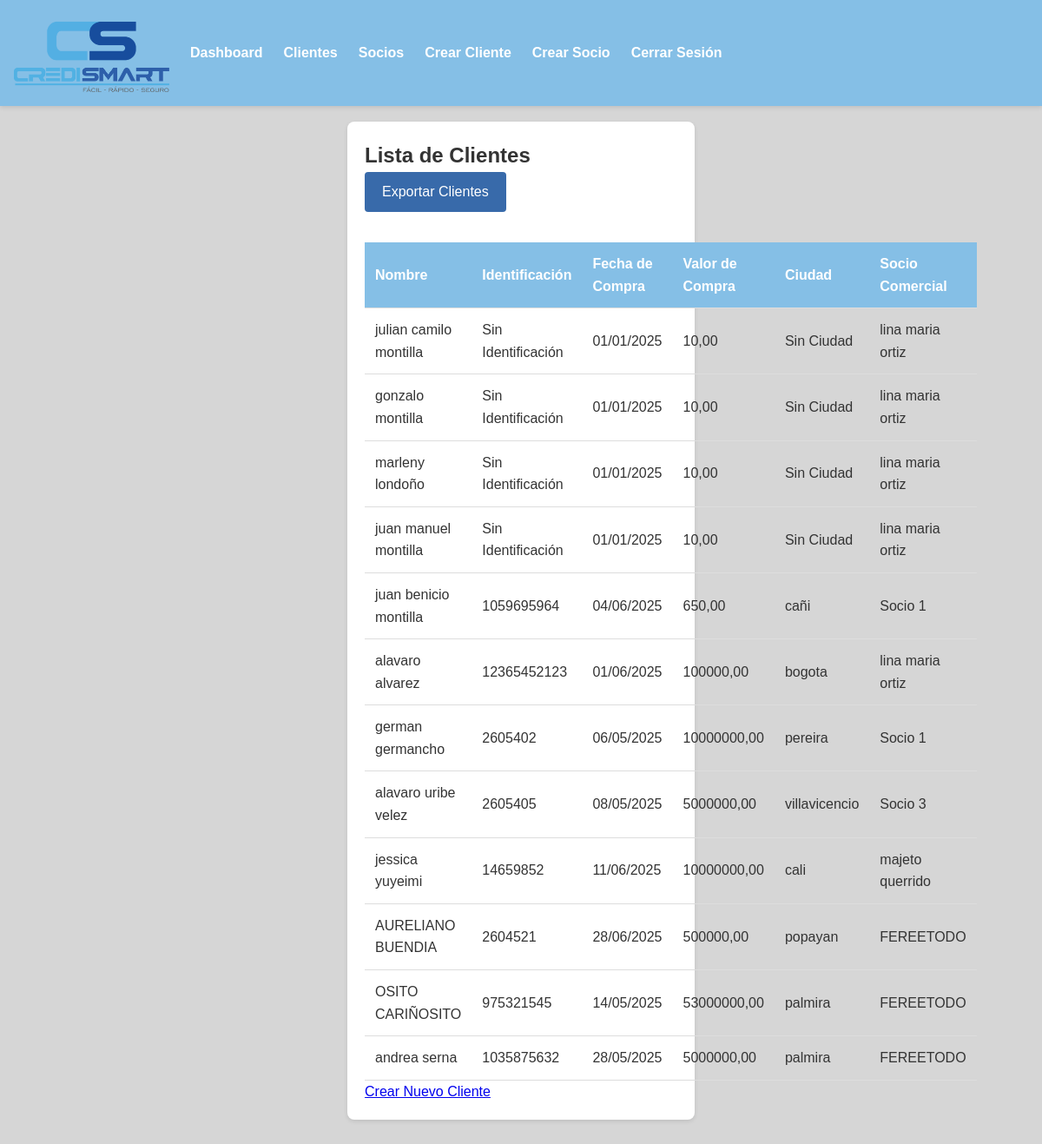
Screenshot of /clients/ (signed in) with the database file from the repository.
### businessapp/models.py (models this page shows, shortened)
class Client(models.Model):
    name = models.CharField(max_length=100)
    identification = models.CharField(max_length=20, unique=True, null=True, blank=True)
    email = models.EmailField()
    phone = models.CharField(max_length=15)
    purchase_date = models.DateField()
    purchase_value = models.DecimalField(max_digits=10, decimal_places=2)
    city = models.CharField(max_length=100, null=True, blank=True)  # Permitir nulos temporalmente  # Sin null=True ni blank=True
    business_partner = models.ForeignKey(BusinessPartner, on_delete=models.SET_NULL, null=True, blank=True)
    created_at = models.DateTimeField(auto_now_add=True)

class BusinessPartner(models.Model):
    name = models.CharField(max_length=100)
    city = models.CharField(max_length=100)
    affiliation_date = models.DateField(null=True, blank=True)
    sales_history = models.DecimalField(max_digits=10, decimal_places=2, default=0.00, null=True, blank=True)

### businessapp/views.py (the view)
# urls.py: path('clients/', views.client_list, name='client_list'),
@login_required
def client_list(request):
    if not request.user.is_authenticated:
        return redirect('login')
    clients = Client.objects.all()
    return render(request, 'businessapp/client_list.html', {'clients': clients})

### businessapp/templates/businessapp/client_list.html (shortened to what this page needs)
{% extends 'businessapp/base.html' %}
{% block content %}
    <div class="card">
        <h2>Lista de Clientes</h2>
        <a href="{% url 'export_clients' %}" class="export-button">Exportar Clientes</a>
        <table>
            <tr>
                <th>Nombre</th>
                <th>Identificación</th>
                <th>Fecha de Compra</th>
                <th>Valor de Compra</th>
                <th>Ciudad</th>
                <th>Socio Comercial</th>
            </tr>
            {% for client in clients %}
                <tr>
                    <td>{{ client.name }}</td>
                    <td>{% if client.identification %}{{ client.identification }}{% else %}Sin Identificación{% endif %}</td>
                    <td>{% if client.purchase_date %}{{ client.purchase_date|date:"d/m/Y" }}{% else %}Sin Fecha{% endif %}</td>
                    <td>{% if client.purchase_value %}{{ client.purchase_value }}{% else %}Sin Valor{% endif %}</td>
                    <td>{% if client.city %}{{ client.city }}{% else %}Sin Ciudad{% endif %}</td>
                    <td>{% if client.business_partner %}{{ client.business_partner.name }}{% else %}Sin Socio{% endif %}</td>
                </tr>
            {% endfor %}
        </table>
        <a href="{% url 'create_client' %}">Crear Nuevo Cliente</a>
    </div>
{% endblock %}

### businessapp/static/css/style.css (style rules this page uses)
* { margin: 0; padding: 0; box-sizing: border-box; }
body { font-family: Arial, sans-serif; background-color: #d6d6d6; color: #333; line-height: 1.6; }
.card { max-width: 400px; margin: 50px auto; padding: 20px; background-color: #fff; border-radius: 8px; box-shadow: 0 2px 5px rgba(0, 0, 0, 0.1); }
table { width: 100%; border-collapse: collapse; margin-top: 20px; }
th, td { padding: 12px; text-align: left; border-bottom: 1px solid #ddd; }
th { background-color: #85bfe6; color: white; }
.export-button { display: inline-block; padding: 10px 20px; background-color: #386aaa; color: white; text-decoration: none; border-radius: 4px; margin-bottom: 15px; }

### rows the page displays
Client: name "julian camilo montilla", shows "Sin Identificación", purchase_date "01/01/2025", purchase_value "10,00", shows "Sin Ciudad", business_partner.name "lina maria ortiz"
Client: name "gonzalo montilla", shows "Sin Identificación", purchase_date "01/01/2025", purchase_value "10,00", shows "Sin Ciudad", business_partner.name "lina maria ortiz"
Client: name "marleny londoño", shows "Sin Identificación", purchase_date "01/01/2025", purchase_value "10,00", shows "Sin Ciudad", business_partner.name "lina maria ortiz"
Client: name "juan manuel montilla", shows "Sin Identificación", purchase_date "01/01/2025", purchase_value "10,00", shows "Sin Ciudad", business_partner.name "lina maria ortiz"
Client: name "juan benicio montilla", identification "1059695964", purchase_date "04/06/2025", purchase_value "650,00", city "cañi", business_partner.name "Socio 1"
Client: name "alavaro alvarez", identification "12365452123", purchase_date "01/06/2025", purchase_value "100000,00", city "bogota", business_partner.name "lina maria ortiz"
Client: name "german germancho", identification "2605402", purchase_date "06/05/2025", purchase_value "10000000,00", city "pereira", business_partner.name "Socio 1"
Client: name "alavaro uribe velez", identification "2605405", purchase_date "08/05/2025", purchase_value "5000000,00", city "villavicencio", business_partner.name "Socio 3"
Client: name "jessica yuyeimi", identification "14659852", purchase_date "11/06/2025", purchase_value "10000000,00", city "cali", business_partner.name "majeto querrido"
Client: name "AURELIANO BUENDIA", identification "2604521", purchase_date "28/06/2025", purchase_value "500000,00", city "popayan", business_partner.name "FEREETODO"
Client: name "OSITO CARIÑOSITO", identification "975321545", purchase_date "14/05/2025", purchase_value "53000000,00", city "palmira", business_partner.name "FEREETODO"
Client: name "andrea serna", identification "1035875632", purchase_date "28/05/2025", purchase_value "5000000,00", city "palmira", business_partner.name "FEREETODO"
